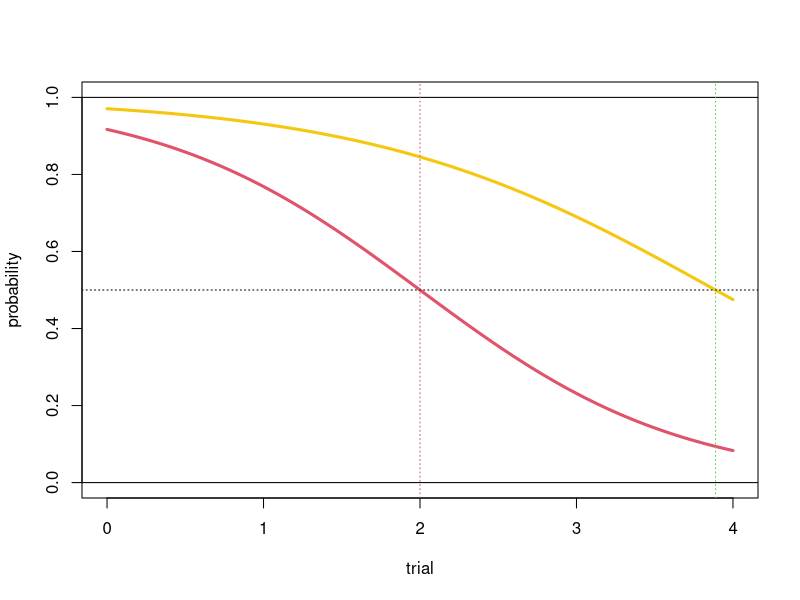
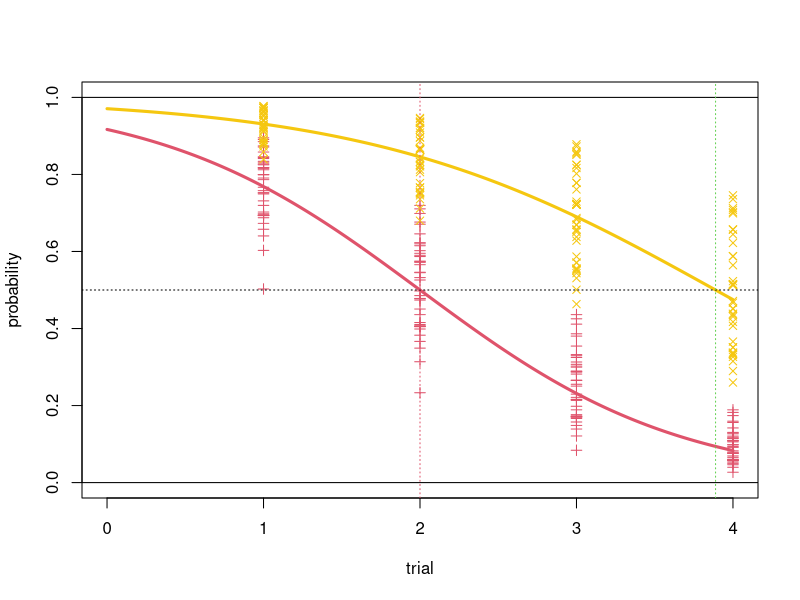
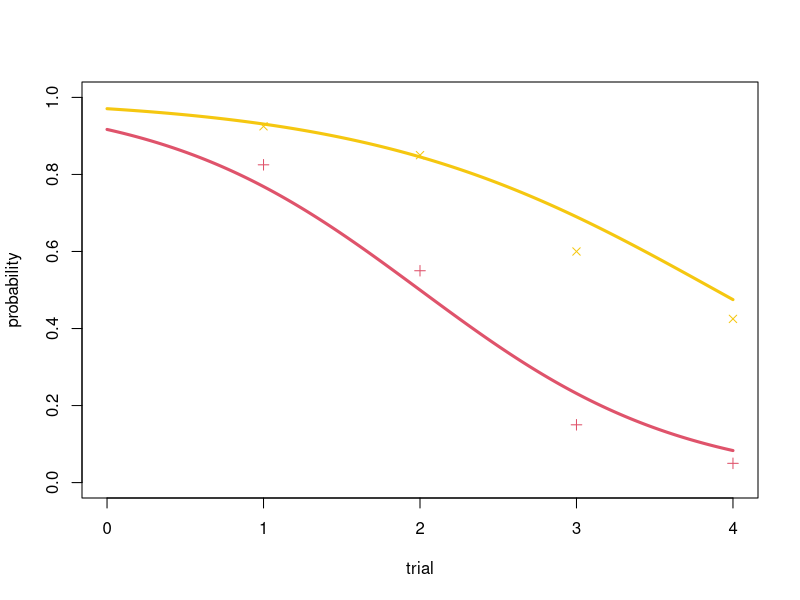

The R script that drew these images, in order:
# Details ---------------------------------------------------------------
#       AUTHOR:	James Foster              DATE: 2023 04 26
#     MODIFIED:	James Foster              DATE: 2023 09 24
#
#  DESCRIPTION: Toy example of a binomial experiment spread over 4 trials
#               with consistent individual biases
#               
#       INPUTS: Starting parameters for the simulation
#               file to load.
#               
#      OUTPUTS: Saves model summary
#
#	   CHANGES: - 
#
#   REFERENCES: Bates D., Maechler M., Bolker B. & Walker S. (2015). 
#               Fitting Linear Mixed-Effects Models Using lme4.
#               Journal of Statistical Software, 67(1), 1-48. doi:10.18637/jss.v067.i01.
# 
#       USAGE:  
#TODO   ---------------------------------------------
#TODO   
#- Set up simulation  +
#- Test analysis      +
#- Individual slopes
#- Plotting
#- Nonlinear version?



# Load packages -----------------------------------------------------------
require(lme4)#package for modelling linear "mixed-effects" models
# mixed-effects models include a mixture of both population and group-level effects
# a population effect could be a change in probability proportional to some measured variable
# a group effect could a bias specific to some group, e.g. all trials by the same animal


# Seed random number generator --------------------------------------------
#simulation should be repeatable
set.seed(20230426)# date this script was started

# Starting parameters -----------------------------------------------------
n_indiv = 80 # total individuals
n_trials = 4 # trials per individual
n_treat = 2 # number of treatments (different individuals)

dt_sim = data.frame(indiv = sort(rep(x = 1:n_indiv, 
                                     times = n_trials)), #n_indiv each perform n_trials, sort by indiv number
                    treat = rep(x = sapply(X = 1:n_treat,
                                           FUN = rep,
                                           times = n_trials), #there are n treatments, shared equally across n_indiv
                                times = n_indiv/n_trials),
                    trial = rep(x = 1:n_trials,
                                times = n_indiv) #each indiv performs trials 1 to n
                    )

# Simulate curve -----------------------------------------------------------
zero_crossing = 2#  probability for treatment 1 would reach 0.5 on the 5th trial
pop_trial_slope = -1.20 #change in log odds with every trial (70% reduction ≈ 1-exp(-1.20))
pop_treat_slope = 1.10 #change in log odds with treatment 2 (tripled odds ≈ exp(1.10))
pop_treat_trial_slope = 0.30 #change in trial effect with treatment 2 (quite large)
pop_intercept = -zero_crossing*pop_trial_slope # set intercept to match zero crossing (inflection point of sigmoid)
ind_intercept_sd = 0.5 #standard deviation of individual intercepts (log odds)
ind_trial_sd = 0.3 #standard deviation of individual trial slopes
residual_sd = 0.05#small source of unnaccounted error
# ind_treat_sd = 0.1 #standard deviation of individual treatment slopes #indistinguishable from intercept
ind_intercepts = rnorm(n = 1:n_indiv,
                       mean = 0,
                       sd = ind_intercept_sd)
ind_trial_bias = rnorm(n = 1:n_indiv,
                       mean = 0,
                       sd = ind_trial_sd)
#simulate continuous trial sequence
xx = seq(from  = 0, to  = n_trials, length.out = 1e3)
#simulate log odds for treatment 1
yy_lodds = pop_trial_slope*xx + pop_intercept 
#convert to average choice probability
yy_prob = plogis(yy_lodds)
#convert to probability
#simulate log odds for treatment 2
yy_lodds2 = (pop_trial_slope + pop_treat_trial_slope)*xx + 
              pop_intercept +pop_treat_slope
#convert to average choice probability
yy_prob2 = plogis(yy_lodds2)

#plot function
plot(x = xx, 
     y = yy_prob,
     ylim = c(0,1),
     type = 'l',
     col = 2,
     lwd = 3,
     ylab = 'probability',
     xlab = 'trial')
lines(x = xx,
      y = yy_prob2,
      col = 7,
      lwd = 3)
abline(h = c(1,0.5,0),
       lty = c(1,3,1))
abline(v = c(zero_crossing, #original p(50%)
             -(pop_intercept + pop_treat_slope) / 
               (pop_trial_slope + pop_treat_trial_slope)), #treatment 2 p(50%)
       lty = 3,
       col = c(2,3))


# . Generate simulated data -----------------------------------------------

# #Make an empty vector
# response_y = rep(x = NA,
#                  length = n_indiv * n_trials)

dt_sim = within(dt_sim,
              {
                 #each data point is generated from the animal's intercept
                 #plus the effect of treatment
                 #plus the effect of successive trials
                 #plus the animal's response (slope) to changing treatment
                 #scaled by the effect of successive trials
                 #plus a small additional source or error
                 
       response_y = pop_intercept + ind_intercepts[indiv] +
                    (trial) * (pop_trial_slope + 
                                 (treat-1) * pop_treat_trial_slope) + 
                     ind_trial_bias[indiv] +
                    (treat-1) *  +pop_treat_slope
                    rnorm(n = n_indiv * n_trials,
                          mean = 0,
                          sd = residual_sd)
              }
              )
#convert to probability and simulate binomial
dt_sim = within(dt_sim,
              {
                #each response on the log-odds scale gives us
                #response probability on a "logit" scale
                 p_response = plogis(response_y)
                 #that response probabilty determines the sting event
                 #which we observe once for each trial
                 sting = rbinom(n = n_indiv * n_trials, #total trial number
                                size = 1, # one observation per trial
                                prob = p_response)
              }
              )

# . Inspect simulated data ------------------------------------------------

# View(dt_sim)
summary(dt_sim)

#plot the expected probabilities for each individual (after added noise)
plot(x = xx, 
     y = yy_prob,
     ylim = c(0,1),
     type = 'l',
     col = 2,
     lwd = 3,
     ylab = 'probability',
     xlab = 'trial')
lines(x = xx,
      y = yy_prob2,
      col = 7,
      lwd = 3)
with(subset(x = dt_sim,
            subset = treat == 1),
     points(x = trial,
            y = p_response,
            col = 2,
            pch = 3)
      )

with(subset(x = dt_sim,
            subset = treat == 2),
     points(x = trial,
            y = p_response,
            col = 7,
            pch = 4)
      )

abline(h = c(1,0.5,0),
       lty = c(1,3,1))
abline(v = c(zero_crossing, #original p(50%)
             -(pop_intercept + pop_treat_slope) / 
               (pop_trial_slope + pop_treat_trial_slope)), #treatment 2 p(50%)
       lty = 3,
       col = c(2,3))


# . aggregate simulated data to summarise ---------------------------------
dt_agg = aggregate(sting ~ trial*treat,
                   data = dt_sim,
                   FUN = mean)


#plot the expected probabilities for each individual (after added noise)
plot(x = xx, 
     y = yy_prob,
     ylim = c(0,1),
     type = 'l',
     col = 2,
     lwd = 3,
     ylab = 'probability',
     xlab = 'trial')
lines(x = xx,
      y = yy_prob2,
      col = 7,
      lwd = 3)
with(subset(x = dt_agg,
            subset = treat == 1),
     points(x = trial,
            y = sting,
            col = 2,
            pch = 3)
      )

with(subset(x = dt_agg,
            subset = treat == 2),
     points(x = trial,
            y = sting,
            col = 7,
            pch = 4)
      )


# Load packages required for mixed-effects modelling ----------------------
require(lme4)
# Fit a generalised linear model ------------------------------------------

#set some useful optimiser settings for models with many paramters
ctrl_opt = glmerControl(optimizer = 'bobyqa') #efficient optimiser for models with many parameters

#Maximal model with random intercepts for individuals
glmm.max = glmer(formula = sting~
                    treat * trial +
                    (1 + treat * trial | indiv),
                 data = dt_sim,
                 control = ctrl_opt,
                 family = binomial(link = 'logit')
)
#boundary (singular) fit: see ?isSingular
#Some random effects are too small to estimate properly, common warning
#Null model, with only random effects
glmm.null = glmer(formula = sting~
                     1 + (1|indiv),
                  data = dt_sim,
                  family = binomial(link = 'logit')
)
# Model comparison --------------------------------------------------------
#To prove any fixed effects, the mixed-effects model has to
#describe the data better than the random effects model alone.
extractAIC(glmm.max)[2]#2nd component is the AIC, 1st is the d.f.
extractAIC(glmm.null)[2]
#If AIC is lower for the maximal model, then the maximal model fits
# 195.693 < 219.778
#We can also perform a likelihood ratio test, confusingly called "anova"
anova(glmm.max, glmm.null, test = 'Chisq')
#This gives the same answer as the AIC, but the difference can be reported with
#a test statistic and p-value
##           npar    AIC    BIC  logLik deviance  Chisq Df Pr(>Chisq)
## glmm.null    2 219.78 225.93 -107.889   215.78                            
## glmm.max    14 195.69 238.75  -83.846   167.69 48.085 12  3.021e-06 ***

#report:
#change in deviance = 48.085   
#change in degrees of freedom = 12
#p = 3.021 x 10^-06
#(often p < 2.2e-16; the smallest number the computer can think of)

# Check model reduction options -------------------------------------------
#If we are not sure that we need all of our parameters, we might consider model reduction.
#This is not always necessary, and without a good rationale it may be preferable
#to use the maximal model, which controls for all possible combinations of parameters.

#can we remove one or more fixed effect to improve the model fit?

#effect of stimulus-type interaction
no_int = update(object = glmm.max, 
                .~. - treat:trial - #remove the interaction
                  (1 + treat * trial | indiv) + #remove random effects that include it
                  (1 + treat + trial | indiv) #replace them with random effect that exclude it
)
anova(glmm.max,
      no_int)

# no_int: sting ~ treat + trial + (1 + treat + trial | indiv)
# glmm.max: sting ~ treat * trial + (1 + treat * trial | indiv)
#           npar    AIC    BIC  logLik deviance  Chisq Df Pr(>Chisq)   
# no_int      9 187.92 215.60 -84.962   169.92                       
# glmm.max   14 195.69 238.75 -83.846   167.69 2.2309  5     0.8164
#lower AIC following the parameter's removal indicates 
#that the model without an interaction is a better fit.
#However, the difference is not significant, so there is
#no significant evidence for or against an interaction.

#We simulated quite a substantial effect 
#(change in log odds of 0.30, an exp(0.30) ≈ 1.35 x increase in relative sting prob per trial),
#but it appears hard to detect in this size of dataset.


#We can also use this method to report the strength of our fixed effects
#we would report this as:
#likelihood ratio test, change in deviance  = 2.2309, d.f. = 5, p = 0.8164

#effect of treatment
no_treatment = update(object = no_int, 
                     .~. - treat - #remove the effect of treatment
                       (1 + treat + trial | indiv) + #remove random effects that include it
                       (1 + trial | indiv) #replace them with random effect that exclude it
)
anova(no_int,
      no_treatment)
##              npar   AIC   BIC   logLik deviance  Chisq Df Pr(>Chisq)    
## no_treatment   5 205.79 221.17 -97.895   195.79                           
## no_int         9 187.92 215.60 -84.962   169.92 25.866  4  3.368e-05 ***

#larger AIC following the parameter's removal indicates 
#that the model without an effect of treatment is a significantly poorer fit
#therefore, there is a significant effect of treatment
#we would report this as:
#likelihood ratio test, change in deviance  = 25.866  , d.f. = 4, p < 0.001

#effect of trial
no_trial = update(object = no_treatment, 
                 .~. - trial - #remove the effect of type
                   (1 + trial | indiv) + #remove random effects that include it
                   (1 | indiv) #replace them with random effect that exclude it
)
anova(no_treatment,
      no_trial)
##              npar   AIC   BIC   logLik deviance  Chisq Df Pr(>Chisq)    
## no_trial       2 219.78 225.93 -107.889   215.78                           
## no_treatment   5 205.79 221.17  -97.895   195.79 19.988  3  0.0001707 ***

#larger AIC following the parameter's removal indicates 
#that the model without an effect of trial is a significantly poorer fit
#therefore, there is a significant effect of trial
#we would report this as:
#likelihood ratio test, change in deviance  = 19.988, d.f. = 3, p < 0.001


# Discarded ---------------------------------------------------------------
# #Loop through experiment design and generate theoretical response
# for (ii in 1:length(response_y))
# {
#    #each data point is generated from the animal's intercept
#    #plus the effect of treatment
#    #plus the effect of successive trials
#    #plus the animal's response (slope) to changing treatment
#    #scaled by the effect of successive trials
#    #plus a small additional source or error
#    response_y[ii] = ind_intercepts[animal[ii]] +
#       (stype[ii] - 1) * type_mean +
#       (slope_animal[animal[ii]] +
#           (stype[ii] - 1) * type_slope * type_animal[animal[ii]]) * stimulus[ii] +
#       rnorm(n = 1,
#             mean = 0,
#             sd = residual_sd)
# }
# #convert to binomial
# correct_incorrect = rbinom(n = length(response_y),
#                            size = 1,
#                            prob = plogis(q = response_y - mean(response_y)) )
# 
# 
# # Combine this into a single data.frame format object,
# # with the experimental design and the measured response data
# sim_data = data.frame(
#    correct_incorrect = correct_incorrect,
#    animal = LETTERS[animal],
#    #animal names will now be capital letters
#    stimulus = stimulus,
#    type = factor(stype,
#                  labels = c('alpha',
#                             'beta'))
# )


